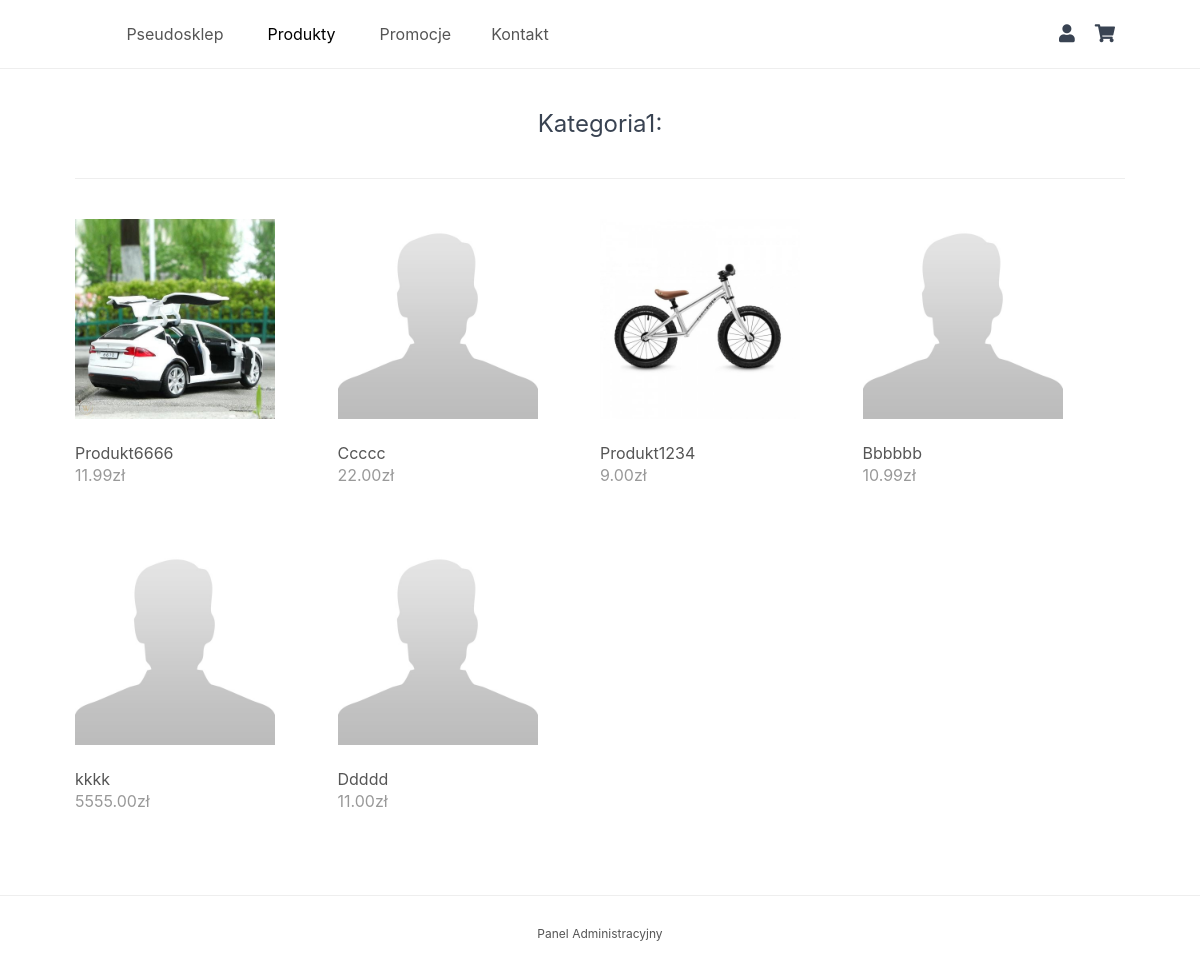
Page /index.php?page=produkty&kat_id=1 on the committed database.
### tables this page shows
CREATE TABLE `kategorie` (
  `id` int(11) NOT NULL AUTO_INCREMENT,
  `nazwa` varchar(60) NOT NULL,
  PRIMARY KEY (`id`),
  KEY `id` (`id`)
);

CREATE TABLE `kategorie_produkty` (
  `kat_id` int(11) NOT NULL,
  `prod_id` int(11) NOT NULL,
  KEY `kat_id` (`kat_id`),
  KEY `prod_id` (`prod_id`),
  CONSTRAINT `kategorie_produkty_ibfk_1` FOREIGN KEY (`kat_id`) REFERENCES `kategorie` (`id`) ON DELETE CASCADE ON UPDATE CASCADE,
  CONSTRAINT `kategorie_produkty_ibfk_2` FOREIGN KEY (`prod_id`) REFERENCES `produkty` (`id`) ON DELETE CASCADE ON UPDATE CASCADE
);

CREATE TABLE `produkty` (
  `id` int(11) NOT NULL AUTO_INCREMENT,
  `nazwa` varchar(200) NOT NULL,
  `cena` decimal(7,2) NOT NULL,
  `opis` text NOT NULL,
  `img` text NOT NULL,
  `data` datetime NOT NULL DEFAULT current_timestamp(),
  PRIMARY KEY (`id`),
  KEY `id` (`id`)
);

### index.php (called while the page is built, shortened)
<?php
include 'funkcje.php';
$page = isset($_GET['page']) && file_exists($_GET['page'] . '.php') ? $_GET['page'] : 'home';
include $page . '.php';
?>

### produkty.php (the view)
<?php
if(isset($_GET['kat_id']) && is_numeric($_GET['kat_id'])){
    $kat_id = $_GET['kat_id'];
    $polecenie = $pdo->prepare('SELECT * FROM kategorie_produkty WHERE kat_id=?');
    $polecenie->execute([$kat_id]);
    $kategoria_produkty = $polecenie->fetchAll(PDO::FETCH_ASSOC);
    $polecenie = $pdo->prepare('SELECT nazwa FROM kategorie WHERE id=?');
    $polecenie->execute([$kat_id]);
    $kategoria = $polecenie->fetch(PDO::FETCH_ASSOC);
} else {
    header('location: index.php');
    exit;
}
?>
<?=template_header($kategoria['nazwa'])?>
<div class="recentlyadded content-wrapper">
    <h2><?= $kategoria['nazwa'] ?>:</h2>
    <div class="products">
        <?php foreach ($kategoria_produkty as $kp): ?>
        <?php
            $polecenie = $pdo->prepare('SELECT * FROM produkty where id = ?');
            $polecenie->execute([$kp['prod_id']]);
            $produkt = $polecenie->fetch(PDO::FETCH_ASSOC);
        ?>
        <a href="index.php?page=produkt&id=<?=$produkt['id']?>" class="product">
            <img src="imgs/<?=isset($produkt['img'])&&!empty($produkt['img']) ? $produkt['img']:'default.jpg'?>" width="200" height="200" alt="<?=$produkt['nazwa']?>">
            <span class="name"><?=$produkt['nazwa']?></span>
            <span class="price"><?=$produkt['cena']?>&#122;&#322;</span>
        </a>
        <?php endforeach; ?>
    </div>
</div>
<?=template_footer()?>

### funkcje.php (shortened to what this page needs)
<?php
function pdoConnect() {
    $DATABASE_HOST = 'localhost';
    $DATABASE_USER = 'root';
    $DATABASE_PASS = '';
    $DATABASE_NAME = 'proj3';
    try {
    	return new PDO('mysql:host=' . $DATABASE_HOST . ';dbname=' . $DATABASE_NAME . ';charset=utf8', $DATABASE_USER, $DATABASE_PASS);
    } catch (PDOException $exception) {
    	die ('Nie udało się połączyć z bazą danych!');
    }
}
function template_header($title) {
echo <<<EOT
    <!DOCTYPE html>
    <html>
	<head>
		<meta charset="UTF-8">
		<title>$title</title>
		<link href="style.css" rel="stylesheet" type="text/css">
		<link rel="stylesheet" href="https://use.fontawesome.com/releases/v5.7.1/css/all.css">
	</head>
	<body>
        <header>
            <div class="content-wrapper">
                <nav>
                    <div>
                        <a href="index.php">Pseudosklep</a>
                    </div>
                    <div class="dropdown">
                        <button class="dropbtn">Produkty</button>
                        <div class="dropdown-content">
EOT;
$pdo = pdoConnect();
$polecenie = $pdo->prepare('SELECT * FROM kategorie');
$polecenie->execute();
$kategorie = $polecenie->fetchAll(PDO::FETCH_ASSOC);
echo <<<EOT
                        </div>
                    </div>
                    <div>
                        <a href="index.php">Promocje</a>
                    </div>
                    <div>
                        <a href="index.php?page=kontakt">Kontakt</a>
                    </div>
                </nav>
                <div class="link-icons">
EOT;
if(isset($_SESSION['admin']) && !empty($_SESSION['admin'])){
    echo <<<EOT
                    <a href="index.php?page=usrpanel"><i class="fas fa-user"></i></a>
    EOT;
}else{
    echo <<<EOT
                    <a href="index.php?page=usrlogin"><i class="fas fa-user"></i></a>
    EOT;
}
echo <<<EOT
                    <a href="index.php?page=koszyk"><i class="fas fa-shopping-cart"></i></a>
                </div>
            </div>
        </header>
        <main>
EOT;
}
function template_footer() {
echo <<<EOT
            </main>
            <footer>
                <div class="content-wrapper">
                    <a href="index.php?page=admlogin">Panel Administracyjny</a>
                </div>
            </footer>
        </body>
    </html>
EOT;
}
?>

### style.css (style rules this page uses)
* { box-sizing: border-box; font-family: -apple-system, BlinkMacSystemFont, "segoe ui", roboto, oxygen, ubuntu, cantarell, "fira sans", "droid sans", "helvetica neue", Arial, sans-serif; font-size: 16px; -webkit-font-smoothing: antialiased; -moz-osx-font-smoothing: grayscale; }
html { height: 100%; }
body { position: relative; min-height: 100%; color: #555555; background-color: #FFFFFF; margin: 0; padding-bottom: 100px; }
h1, h2, h3, h4, h5 { color: #394352; }
.content-wrapper { width: 1050px; margin: 0 auto; }
header { border-bottom: 1px solid #EEEEEE; }
header .content-wrapper { display: flex; }
header nav { display: flex; flex-grow: 1; flex-basis: 0; justify-content: center; align-items: center; }
header nav a { text-decoration: none; color: #555555; padding: 10px 10px; margin: 0 10px; }
header .link-icons { display: flex; flex-grow: 1; flex-basis: 0; justify-content: flex-end; align-items: center; position: relative; }
header .link-icons a { text-decoration: none; color: #394352; padding: 0 10px; }
header .link-icons a i { font-size: 18px; }
main .recentlyadded h2 { display: block; font-weight: normal; margin: 0; padding: 40px 0; font-size: 24px; text-align: center; width: 100%; border-bottom: 1px solid #EEEEEE; }
main .recentlyadded .products, main .products .products-wrapper { display: flex; flex-wrap: wrap; align-items: center; justify-content: flex-start; padding: 40px 0 0 0; }
main .recentlyadded .products .product, main .products .products-wrapper .product { display: block; overflow: hidden; text-decoration: none; width: 25%; padding-bottom: 60px; }
main .recentlyadded .products .product img, main .products .products-wrapper .product img { transform: scale(1); transition: transform 1s; }
main .recentlyadded .products .product .name, main .products .products-wrapper .product .name { display: block; color: #555555; padding: 20px 0 2px 0; }
main .recentlyadded .products .product .price, main .products .products-wrapper .product .price { display: block; color: #999999; }
footer { position: absolute; bottom: 0; border-top: 1px solid #EEEEEE; padding: 20px 0; width: 100%; }
footer .content-wrapper { display: flex; }
footer div { display: flex; flex-grow: 1; flex-basis: 0; justify-content: center; align-items: center; }
footer div a { text-decoration: none; color: #555555; padding: 10px 10px; margin: 0 10px; font-size: 12px; }
.dropbtn { background-color: white; padding: 24px; font-size: 16px; border: none; }
.dropdown { position: relative; display: inline-block; }

### rows in the picture
kategorie: nazwa "Kategoria1"
kategorie_produkty: prod.img (picture), prod.nazwa "Produkt6666", prod.cena "11.99"
kategorie_produkty: prod.nazwa "Ccccc", prod.cena "22.00"
kategorie_produkty: prod.img (picture), prod.nazwa "Produkt1234", prod.cena "9.00"
kategorie_produkty: prod.nazwa "Bbbbbb", prod.cena "10.99"
kategorie_produkty: prod.nazwa "kkkk", prod.cena "5555.00"
kategorie_produkty: prod.nazwa "Ddddd", prod.cena "11.00"
